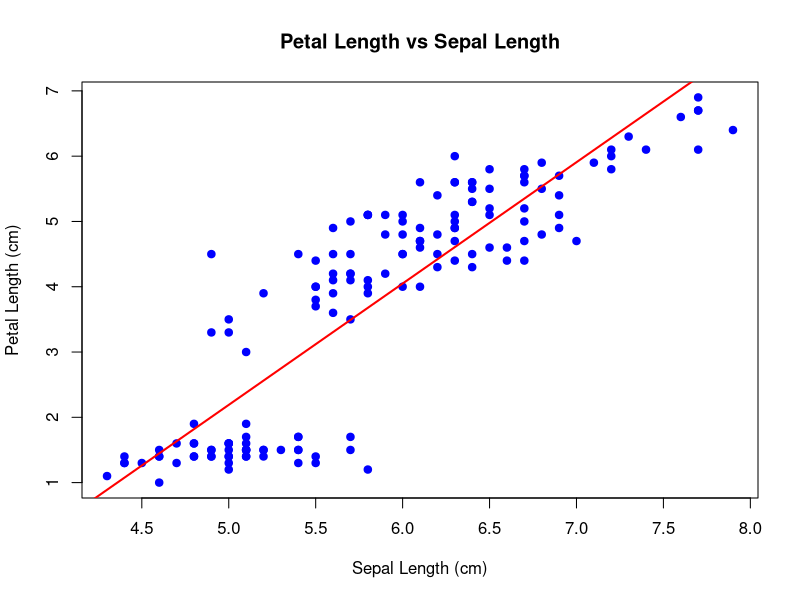

This figure's R source:
# =========================================================
# Exercise 1: Simple Linear Regression using iris dataset
# Predicting Petal.Length from Sepal.Length
# =========================================================

# 1. Load dataset
data(iris)

# 2. Fit the linear regression model
model <- lm(Petal.Length ~ Sepal.Length, data = iris)

# 3. Display model summary
summary(model)

# ---------------------------------------------------------
# Interpretation of Results:
#
# Intercept:
# The intercept represents the expected Petal.Length when
# Sepal.Length is equal to 0. Since a Sepal.Length of 0 cm
# is not biologically meaningful, the intercept serves as
# a mathematical reference rather than a practical value.
#
# Slope:
# The slope represents the change in Petal.Length for every
# 1 cm increase in Sepal.Length. A positive slope indicates
# that flowers with longer sepals tend to have longer petals,
# confirming a positive linear relationship.
# ---------------------------------------------------------

# 4. Visualization: Scatter plot with regression line
plot(
  iris$Sepal.Length,
  iris$Petal.Length,
  main = "Petal Length vs Sepal Length",
  xlab = "Sepal Length (cm)",
  ylab = "Petal Length (cm)",
  pch = 19,
  col = "blue"
)

abline(model, col = "red", lwd = 2)
